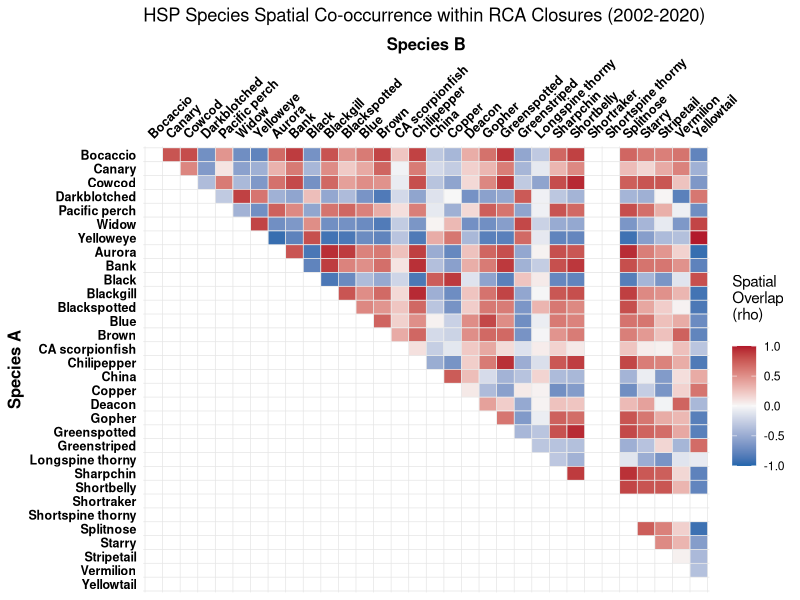

This figure's R source:
# HSP output One-Sample T-Test for RCA mapping project
# Blake Feist - created 15 May 2026

library(dplyr)
library(ggplot2)
library(readr)
library(tidyr)


### STEP 1: Load the data
setwd("~/Documents/GitHub/RCA_closure_areas/spatial_overlay_stats/")
main_data_wide <- read_csv("HSP_Zscore_data_wide.csv")
baselines      <- read.csv("HSP_regional_baselines.csv")

# Pivot the data from WIDE to LONG format
main_data_long <- main_data_wide %>%
  pivot_longer(
    cols = starts_with("mean_"),     # Tells R to grab all your species density columns
    names_to = "Species_ID",         # The new column that will hold the species names
    values_to = "Mean_Density"       # The new column that will hold the density numbers
  )

# Merge with baselines and calculate the spatial Z-Scores
df_monthly_z <- main_data_long %>%
  left_join(baselines, by = "Species_ID") %>%
  mutate(
    Z_Score = (Mean_Density - Regional_Mean) / Regional_SD
  )

# Quick sanity check: look at the newly reshaped data
head(df_monthly_z)

### STEP 2: The Hotspot Performance Evaluation (Annual)
# To test if closures targeted above-average densities while protecting against month-to-month
# time-dependency, collapse the data by your existing Year column and run your tests.

# Collapse monthly data into annual averages
df_annual <- df_monthly_z %>%
  group_by(year, Species_ID) %>%
  summarise(
    Avg_Z_Score = mean(Z_Score),
    .groups = "drop"
  )

# Run a One-Sample T-Test with a protective safety check (n() >= 2)
HSP_species_performance <- df_annual %>%
  group_by(Species_ID) %>%
  summarise(
    Years_Present       = n(),  # Counts how many years this species has data
    Mean_Z_Across_Years = mean(Avg_Z_Score),
    
    # The fix: Only run t.test if there are at least 2 years of data
    p_value = if(n() >= 2) {
      t.test(Avg_Z_Score, mu = 0, alternative = "greater")$p.value
    } else {
      NA  # Returns NA instead of crashing the script
    },
    .groups = "drop"
  )

# View your results table
print(HSP_species_performance)

### Step 3: Create the Species Interaction Matrix (Monthly)
# To look at fine-scale species co-occurrence patterns, pivot your full monthly dataset
# wide and run a Spearman rank correlation across your 220 Closure_ID timestamps.

# Define custom order and clean names
# Syntax: "QGIS_COLUMN_NAME" = "Clean Display Name"
species_order_map <- c(
  "mean_pauc" = "Bocaccio",
  "mean_pinn" = "Canary",
  "mean_levi" = "Cowcod",
  "mean_cram" = "Darkblotched",
  "mean_alut" = "Pacific perch",
  "mean_ento" = "Widow",
  "mean_rube" = "Yelloweye",
  "mean_auro" = "Aurora",
  "mean_rufu" = "Bank",
  "mean_mela" = "Black",
  "mean_omus" = "Blackgill",
  "mean_ctus" = "Blackspotted",
  "mean_myst" = "Blue",
  "mean_auri" = "Brown",
  "mean_guta" = "CA scorpionfish",
  "mean_good" = "Chilipepper",
  "mean_nebu" = "China",
  "mean_caur" = "Copper",
  "mean_diac" = "Deacon",
  "mean_carn" = "Gopher",
  "mean_chlo" = "Greenspotted",
  "mean_elon" = "Greenstriped",
  "mean_alti" = "Longspine thorny",
  "mean_zace" = "Sharpchin",
  "mean_jord" = "Shortbelly",
  "mean_bore" = "Shortraker",
  "mean_alas" = "Shortspine thorny",
  "mean_dipl" = "Splitnose",
  "mean_cons" = "Starry",
  "mean_saxi" = "Stripetail",
  "mean_mini" = "Vermilion",
  "mean_flav" = "Yellowtail"
)

# Pivot the monthly data wide by your YYYY-MM Closure_ID
df_monthly_wide <- df_monthly_z %>%
  select(Closure_ID, Species_ID, Z_Score) %>%
  pivot_wider(names_from = Species_ID, values_from = Z_Score)

# Generate the correlation matrix
species_matrix <- df_monthly_wide %>%
  select(-Closure_ID) %>%
  cor(method = "spearman", use = "complete.obs")

# Convert the matrix to long format
interaction_long <- as.data.frame(species_matrix) %>%
  mutate(Species1 = rownames(.)) %>%
  pivot_longer(-Species1, names_to = "Species2", values_to = "Correlation") %>%
  
  # Find the numerical position of each species in your custom map vector
  mutate(
    pos1 = match(Species1, names(species_order_map)),
    pos2 = match(Species2, names(species_order_map))
  ) %>%
  # Only keep tiles where the row species appears BEFORE the column species 
  # in your custom ecological order list
  filter(pos1 < pos2)

### Step 4: Plot the Interaction Heatmap
# This uses the exact layout modifications you requested: it clusters your species in the
# upper-right corner, keeps the axes alphabetical, rotates the top labels by 45 degrees, uses
# thin custom grid lines that frame the blocks perfectly, and keeps the tiles perfectly square.

# Get your clean sorted list of species names
species_list <- sort(unique(c(interaction_long$Species1, interaction_long$Species2)))
n_species <- length(species_list)

HSP_matrix_plot <- ggplot(interaction_long, aes(x = Species2, y = Species1, fill = Correlation)) +
  geom_tile(color = "white") +
  
  # Diverging palette (Blue = Avoidance/Deep vs Shallow, Red = High Co-occurrence)
  scale_fill_gradient2(low = "#2166ac", mid = "#f7f7f7", high = "#b2182b", 
                       midpoint = 0, limit = c(-1,1), name = "Spatial\nOverlap\n(rho)\n") +
  
  # Align axes alphabetically from A to Z
  scale_x_discrete(position = "top", 
                   limits = names(species_order_map), 
                   labels = species_order_map) + 
  
  scale_y_discrete(limits = rev(names(species_order_map)), 
                   labels = species_order_map) + 
  
  # Thin grid borders drawn perfectly between the cell edges
  geom_vline(xintercept = seq(0.5, length(species_order_map) + 0.5, by = 1), color = "gray90", linewidth = 0.25) +
  geom_hline(yintercept = seq(0.5, length(species_order_map) + 0.5, by = 1), color = "gray90", linewidth = 0.25) +
  
  theme_minimal() +
  labs(title = "HSP Species Spatial Co-occurrence within RCA Closures (2002-2020)", 
       x = "Species B", y = "Species A") +
  theme(
    panel.grid.major = element_blank(),
    panel.grid.minor = element_blank(),
    
    # 45-degree rotated top labels
    axis.text.x.top = element_text(size = 9, face = "bold", color = "black", angle = 45, hjust = 0, vjust = 0),
    axis.text.y = element_text(size = 9, face = "bold", color = "black"),
    axis.title = element_text(size = 12, face = "bold"),
    
    # Keeps cells perfectly square so text/labels don't stretch awkwardly
    coord_fixed() 
  )

# Save plot as high-resolution PNG
ggsave(
  filename = "HSP cooccurrence matrix plot.png",   # The name of your output file
  plot = HSP_matrix_plot,                        # Tells R which plot object to save
  width = 9,                                 # Physical width in inches
  height = 8.5,                                 # Physical height in inches
  units = "in",                               # Sets the measuring unit to inches ("in", "cm", or "mm")
  dpi = 600                                   # CRITICAL: Sets resolution to 600 DPI
)
